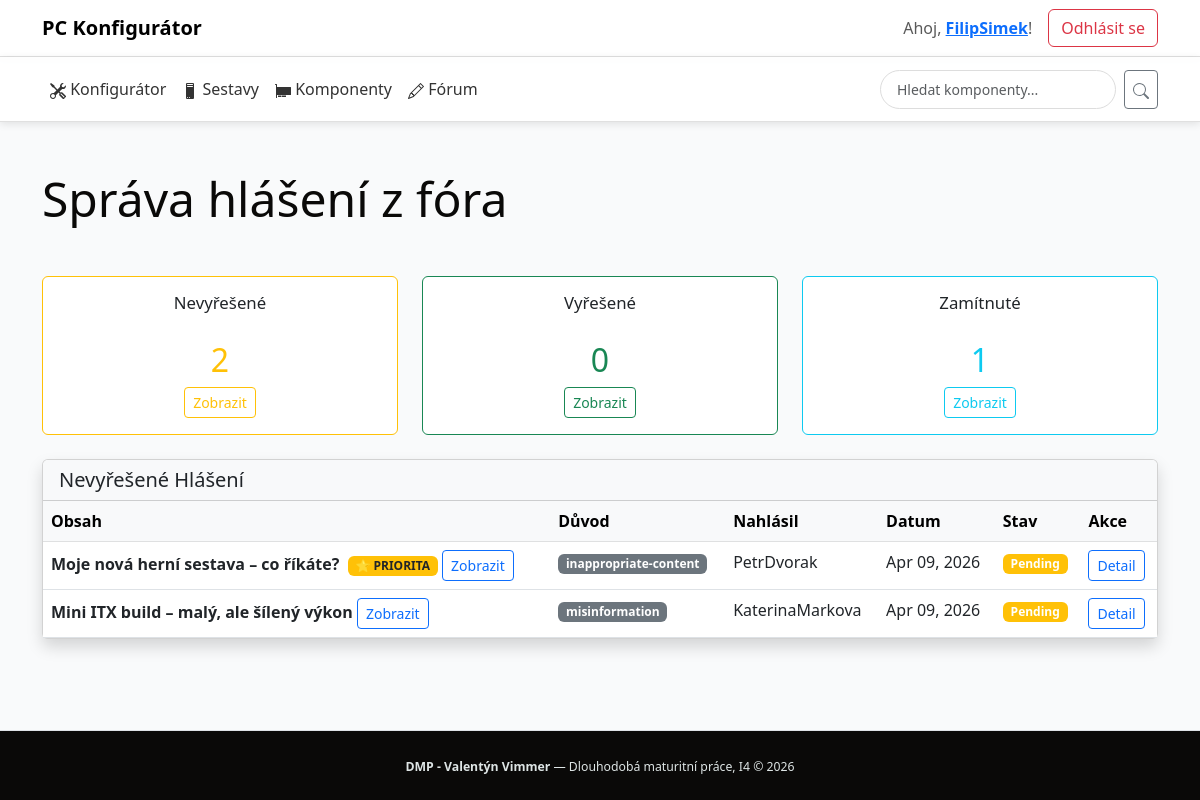
Screenshot of /public/admin/forum_reports.php (signed in) with the database file from the repository.
### tables this page shows
CREATE TABLE `forum_reports` (
  `id` int(10) UNSIGNED NOT NULL,
  `postId` int(10) UNSIGNED DEFAULT NULL,
  `commentId` int(10) UNSIGNED DEFAULT NULL,
  `reportedByUserId` int(10) UNSIGNED NOT NULL,
  `reason` varchar(255) NOT NULL,
  `description` text DEFAULT NULL,
  `status` enum('pending','resolved','dismissed') DEFAULT 'pending',
  `adminNotes` text DEFAULT NULL,
  `createdAt` timestamp NOT NULL DEFAULT current_timestamp(),
  `resolvedAt` timestamp NULL DEFAULT NULL,
  `isPriority` tinyint(1) DEFAULT 0
);

CREATE TABLE `users` (
  `id` int(10) UNSIGNED NOT NULL,
  `username` varchar(255) NOT NULL,
  `email` varchar(255) NOT NULL,
  `email_verified` tinyint(1) NOT NULL DEFAULT 0,
  `verification_token` varchar(255) DEFAULT NULL,
  `verification_token_expires` datetime DEFAULT NULL,
  `password_reset_token` varchar(255) DEFAULT NULL,
  `password_reset_token_expires` datetime DEFAULT NULL,
  `password` varchar(255) NOT NULL,
  `subscription` tinyint(3) NOT NULL,
  `roleId` int(10) UNSIGNED NOT NULL,
  `is_banned` tinyint(1) DEFAULT 0,
  `bannedAt` timestamp NULL DEFAULT NULL,
  `banReason` text DEFAULT NULL,
  `bannedBy` int(10) UNSIGNED DEFAULT NULL,
  `createdAt` timestamp NOT NULL DEFAULT current_timestamp(),
  `updatedAt` timestamp NULL DEFAULT current_timestamp()
);

### public/admin/forum_reports.php (the view, shortened to what this page needs)
<?php
require_once __DIR__ . '/../../db/connection.php';
$status = $_GET['status'] ?? 'pending';
$page = (int)($_GET['page'] ?? 1);
$perPage = 15;
$offset = ($page - 1) * $perPage;
$countStmt = $pdo->prepare('SELECT status, COUNT(*) as count FROM forum_reports GROUP BY status');
$countStmt->execute();
$statusCounts = ['pending' => 0, 'resolved' => 0, 'dismissed' => 0];
foreach ($countStmt->fetchAll() as $row) {
    $statusCounts[$row['status']] = $row['count'];
}
$reportsStmt = $pdo->prepare('
    SELECT
        fr.id, fr.reason, fr.description, fr.status, fr.createdAt, fr.resolvedAt, fr.isPriority,
        fr.postId, fr.commentId, fr.adminNotes,
        CASE
            WHEN fr.postId IS NOT NULL THEN fp.title
            WHEN fr.commentId IS NOT NULL THEN CONCAT("Comment: ", LEFT(fc.content, 50), "...")
            ELSE "Deleted"
        END as reported_content,
        u.username as reported_by,
        fp.userId as post_user_id,
        fc.userId as comment_user_id
    FROM forum_reports fr
    LEFT JOIN forum_posts fp ON fr.postId = fp.id
    LEFT JOIN forum_comments fc ON fr.commentId = fc.id
    LEFT JOIN users u ON fr.reportedByUserId = u.id
    WHERE fr.status = ?
    ORDER BY fr.isPriority DESC, fr.createdAt DESC
    LIMIT ? OFFSET ?
');
$reportsStmt->execute([$status, $perPage, $offset]);
$reports = $reportsStmt->fetchAll();
?>
<!DOCTYPE html>
<html lang="cs">
<head>
    <link href="https://cdn.jsdelivr.net/npm/bootstrap@5.3.0/dist/css/bootstrap.min.css" rel="stylesheet">
    <link rel="stylesheet" href="/dmp/assets/css/style.css">
</head>
<body>
    <?php include_once __DIR__ . '/../../includes/navbar.php'; ?>
    <div class="container my-5">
        <div class="row mb-4">
            <div class="col-12">
                <h1 class="display-5 mb-4">Správa hlášení z fóra</h1>
            </div>
        </div>
        <div class="row mb-4">
            <div class="col-md-4">
                <div class="card border-warning">
                    <div class="card-body text-center">
                        <h5 class="card-title">Nevyřešené</h5>
                        <h2 class="text-warning"><?php echo $statusCounts['pending']; ?></h2>
                        <a href="?status=pending" class="btn btn-sm btn-outline-warning">Zobrazit</a>
                    </div>
                </div>
            </div>
            <div class="col-md-4">
                <div class="card border-success">
                    <div class="card-body text-center">
                        <h5 class="card-title">Vyřešené</h5>
                        <h2 class="text-success"><?php echo $statusCounts['resolved']; ?></h2>
                        <a href="?status=resolved" class="btn btn-sm btn-outline-success">Zobrazit</a>
                    </div>
                </div>
            </div>
            <div class="col-md-4">
                <div class="card border-info">
                    <div class="card-body text-center">
                        <h5 class="card-title">Zamítnuté</h5>
                        <h2 class="text-info"><?php echo $statusCounts['dismissed']; ?></h2>
                        <a href="?status=dismissed" class="btn btn-sm btn-outline-info">Zobrazit</a>
                    </div>
                </div>
            </div>
        </div>
        <div class="card shadow">
            <div class="card-header bg-light">
                <h5 class="mb-0">
                    <?php
                    $statusLabel = [
                        'pending' => 'Nevyřešené Hlášení',
                        'resolved' => 'Vyřešené Hlášení',
                        'dismissed' => 'Zamítnuté Hlášení'
                    ];
                    echo $statusLabel[$status] ?? 'All Reports';
                    ?>
                </h5>
            </div>
            <div class="card-body p-0">
                <?php if (empty($reports)): ?>
                    <div class="alert alert-info m-4">Nebyly nalezené žádné hlášení.</div>
                <?php else: ?>
                    <div class="table-responsive">
                        <table class="table table-hover mb-0">
                            <thead class="table-light">
                                <tr>
                                    <th>Obsah</th>
                                    <th>Důvod</th>
                                    <th>Nahlásil</th>
                                    <th>Datum</th>
                                    <th>Stav</th>
                                    <th>Akce</th>
                                </tr>
                            </thead>
                            <tbody>
                                <?php foreach ($reports as $report): ?>
                                    <tr>
                                        <td>
                                            <strong><?php echo htmlspecialchars(mb_substr($report['reported_content'], 0, 50, 'UTF-8')); ?></strong>
                                            <?php if ($report['isPriority']): ?>
                                                <span class="badge bg-warning text-dark ms-1">⭐ PRIORITA</span>
                                            <?php endif; ?>
                                            <?php if ($status === 'pending'): ?>
                                                <?php if ($report['postId']): ?>
                                                    <a href="/dmp/public/forum_post.php?id=<?php echo $report['postId']; ?>"
                                                       class="btn btn-sm btn-outline-primary" target="_blank">Zobrazit</a>
                                                <?php elseif ($report['commentId']): ?>
                                                    <small class="text-muted">(Komentář)</small>
                                                <?php endif; ?>
                                            <?php endif; ?>
                                        </td>
                                        <td>
                                            <span class="badge bg-secondary"><?php echo htmlspecialchars($report['reason']); ?></span>
                                        </td>
                                        <td><?php echo htmlspecialchars($report['reported_by']); ?></td>
                                        <td><?php echo date('M d, Y', strtotime($report['createdAt'])); ?></td>
                                        <td>
                                            <span class="badge bg-<?php
                                                echo $report['status'] === 'pending' ? 'warning' :
                                                    ($report['status'] === 'resolved' ? 'success' : 'info');
                                            ?>">
                                                <?php echo ucfirst($report['status']); ?>
                                            </span>
                                        </td>
                                        <td>
                                            <button class="btn btn-sm btn-outline-primary"
                                                    data-bs-toggle="modal"
                                                    data-bs-target="#reportModal"
                                                    onclick="loadReport(<?php echo htmlspecialchars(json_encode($report)); ?>)">
                                                <i class="bi bi-zoom-in"></i> Detail
                                            </button>
                                        </td>
                                    </tr>
                                <?php endforeach; ?>
                            </tbody>
                        </table>
                    </div>
                <?php endif; ?>
            </div>
        </div>
    </div>
    <?php include_once __DIR__ . '/../../includes/footer.php'; ?>
</body>
</html>

### assets/css/style.css (style rules this page uses)
body { background-color: #f9fafb; color: #0A0908; font-family: system-ui, -apple-system, BlinkMacSystemFont, "Segoe UI", sans-serif; display: flex; flex-direction: column; }
html { height: 100%; }
body { min-height: 100vh; }
body > *:not(footer) { flex: 0 0 auto; }
.card .card-title { display: -webkit-box; -webkit-box-orient: vertical; -webkit-line-clamp: 2; overflow: hidden; line-height: 1.2; min-height: 2.6rem; margin-bottom: 0.4rem; font-size: 1.05rem; }

### public/admin/forum_reports.php (style rules this page uses)
html { background: linear-gradient(135deg, #f9fafb 0%, #e2e8e2 100%); }
body { min-height: 100vh; }

### rows the page displays
forum_reports: reported_content "Moje nová herní sestava – co říkáte?", isPriority "⭐ PRIORITA", reason "inappropriate-content", reportedByUserId.username "PetrDvorak", createdAt "Apr 09, 2026", status "Pending"
forum_reports: reported_content "Mini ITX build – malý, ale šílený výkon", reason "misinformation", reportedByUserId.username "KaterinaMarkova", createdAt "Apr 09, 2026", status "Pending"

### other values shown
$username "FilipSimek"
$statusCounts['pending'] "2"
$statusCounts['resolved'] "0"
$statusCounts['dismissed'] "1"
$statusLabel[$status] "Nevyřešené Hlášení"
